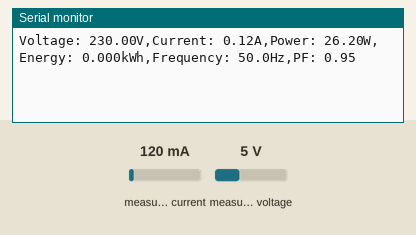
Bench run of a sketch on a simulated Arduino Uno, built with avr-gcc and run on an emulated ATmega328P. Parts: the last lines printed to the serial monitor. The test bench sets the inputs (shaded band); at power-on: measured current 120 mA, measured voltage 5 V.

Above: at 1.2 s.
1.3 s: measured current set to 40 mA
At 2.6 s:
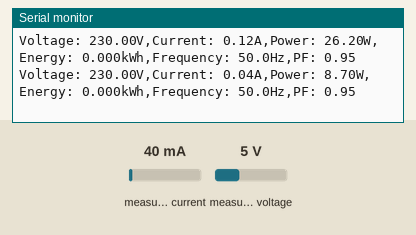
2.8 s: measured voltage set to 0.3 V
4.3 s: measured current set to 500 mA
At 4.3 s:
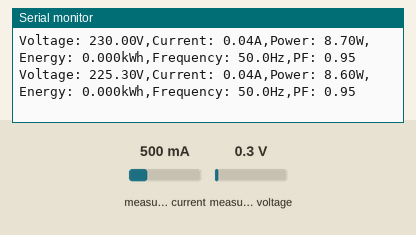
Timing chart, 0 to 7.3 s (numbered marks = the images above; inputs shaded):
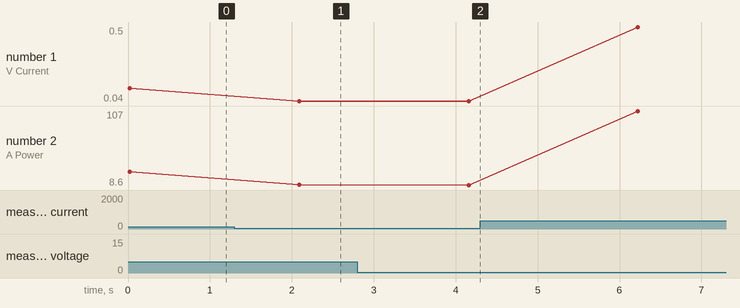

The sketch:

PZEMSoftwareSerial_excel.ino
```cpp
#include <PZEM004Tv30.h>

/* Use software serial for the PZEM
 * Pin 11 Rx (Connects to the Tx pin on the PZEM)
 * Pin 12 Tx (Connects to the Rx pin on the PZEM)
*/
PZEM004Tv30 pzem(9,10);

void setup() {
  Serial.begin(115200);
}

void loop() {
    float voltage = pzem.voltage();
    if( !isnan(voltage) ){
        Serial.print("Voltage: "); Serial.print(voltage); Serial.print("V,");
    } else {
        Serial.println("Error reading voltage");
    }

    float current = pzem.current();
    if( !isnan(current) ){
        Serial.print("Current: "); Serial.print(current); Serial.print("A,");
    } else {
        Serial.println("Error reading current");
    }

    float power = pzem.power();
    if( !isnan(power) ){
        Serial.print("Power: "); Serial.print(power); Serial.print("W,");
    } else {
        Serial.println("Error reading power");
    }

    float energy = pzem.energy();
    if( !isnan(energy) ){
        Serial.print("Energy: "); Serial.print(energy,3); Serial.print("kWh,");
    } else {
        Serial.println("Error reading energy");
    }

    float frequency = pzem.frequency();
    if( !isnan(frequency) ){
        Serial.print("Frequency: "); Serial.print(frequency, 1); Serial.print("Hz,");
    } else {
        Serial.println("Error reading frequency");
    }

    float pf = pzem.pf();
    if( !isnan(pf) ){
        Serial.print("PF: "); Serial.print(pf);
    } else {
        Serial.println("Error reading power factor");
    }

    Serial.println();
    delay(2000);
}
```

Measured:
- after the input at 1.3 s, the serial monitor: prints a new line after 0.79 s (image 1)
- plotted number 1: 0.12 → 0.04 after the input at 1.3 s, 0.04 → 0.5 after the input at 4.3 s
- plotted number 2: 26.2 → 8.7 after the input at 1.3 s, 8.7 → 8.6 after the input at 2.8 s, 8.6 → 107 after the input at 4.3 s
